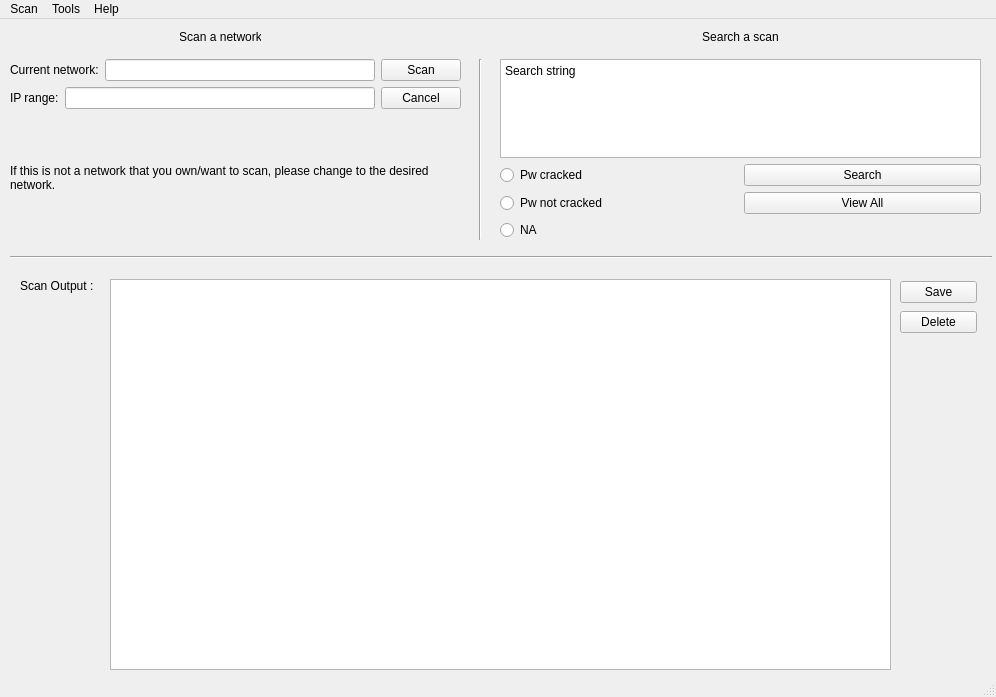
<?xml version="1.0" encoding="UTF-8"?>
<ui version="4.0">
 <class>Peruse</class>
 <widget class="QMainWindow" name="Peruse">
  <property name="geometry">
   <rect>
    <x>0</x>
    <y>0</y>
    <width>996</width>
    <height>697</height>
   </rect>
  </property>
  <property name="windowTitle">
   <string>MainWindow</string>
  </property>
  <property name="styleSheet">
   <string notr="true"/>
  </property>
  <widget class="QWidget" name="centralwidget">
   <widget class="Line" name="horizontal_line_1">
    <property name="geometry">
     <rect>
      <x>10</x>
      <y>230</y>
      <width>982</width>
      <height>16</height>
     </rect>
    </property>
    <property name="orientation">
     <enum>Qt::Horizontal</enum>
    </property>
   </widget>
   <widget class="QTextBrowser" name="scan_output_text_browser">
    <property name="geometry">
     <rect>
      <x>110</x>
      <y>260</y>
      <width>781</width>
      <height>391</height>
     </rect>
    </property>
   </widget>
   <widget class="QLabel" name="scan_output_label">
    <property name="geometry">
     <rect>
      <x>20</x>
      <y>260</y>
      <width>81</width>
      <height>21</height>
     </rect>
    </property>
    <property name="text">
     <string>Scan Output :</string>
    </property>
    <property name="alignment">
     <set>Qt::AlignLeading|Qt::AlignLeft|Qt::AlignTop</set>
    </property>
   </widget>
   <widget class="Line" name="vertical_line_1">
    <property name="geometry">
     <rect>
      <x>470</x>
      <y>40</y>
      <width>20</width>
      <height>181</height>
     </rect>
    </property>
    <property name="orientation">
     <enum>Qt::Vertical</enum>
    </property>
   </widget>
   <widget class="QLabel" name="scan_title_label">
    <property name="geometry">
     <rect>
      <x>180</x>
      <y>10</y>
      <width>81</width>
      <height>16</height>
     </rect>
    </property>
    <property name="text">
     <string>Scan a network</string>
    </property>
    <property name="alignment">
     <set>Qt::AlignCenter</set>
    </property>
   </widget>
   <widget class="QLabel" name="search_title_label">
    <property name="geometry">
     <rect>
      <x>700</x>
      <y>10</y>
      <width>81</width>
      <height>16</height>
     </rect>
    </property>
    <property name="text">
     <string>Search a scan</string>
    </property>
    <property name="alignment">
     <set>Qt::AlignCenter</set>
    </property>
   </widget>
   <widget class="QWidget" name="">
    <property name="geometry">
     <rect>
      <x>500</x>
      <y>40</y>
      <width>481</width>
      <height>181</height>
     </rect>
    </property>
    <layout class="QGridLayout" name="gridLayout">
     <item row="1" column="0">
      <widget class="QRadioButton" name="radioButton">
       <property name="text">
        <string>Pw cracked</string>
       </property>
      </widget>
     </item>
     <item row="3" column="0">
      <widget class="QRadioButton" name="radioButton_3">
       <property name="text">
        <string>NA</string>
       </property>
      </widget>
     </item>
     <item row="2" column="0">
      <widget class="QRadioButton" name="radioButton_2">
       <property name="text">
        <string>Pw not cracked</string>
       </property>
      </widget>
     </item>
     <item row="0" column="0" colspan="2">
      <widget class="QTextEdit" name="textEdit">
       <property name="html">
        <string>&lt;!DOCTYPE HTML PUBLIC &quot;-//W3C//DTD HTML 4.0//EN&quot; &quot;http://www.w3.org/TR/REC-html40/strict.dtd&quot;&gt;
&lt;html&gt;&lt;head&gt;&lt;meta name=&quot;qrichtext&quot; content=&quot;1&quot; /&gt;&lt;meta charset=&quot;utf-8&quot; /&gt;&lt;style type=&quot;text/css&quot;&gt;
p, li { white-space: pre-wrap; }
hr { height: 1px; border-width: 0; }
li.unchecked::marker { content: &quot;\2610&quot;; }
li.checked::marker { content: &quot;\2612&quot;; }
&lt;/style&gt;&lt;/head&gt;&lt;body style=&quot; font-family:'Segoe UI'; font-size:9pt; font-weight:400; font-style:normal;&quot;&gt;
&lt;p style=&quot; margin-top:0px; margin-bottom:0px; margin-left:0px; margin-right:0px; -qt-block-indent:0; text-indent:0px;&quot;&gt;Search string&lt;/p&gt;&lt;/body&gt;&lt;/html&gt;</string>
       </property>
      </widget>
     </item>
     <item row="2" column="1">
      <widget class="QPushButton" name="view_all_button">
       <property name="text">
        <string>View All</string>
       </property>
      </widget>
     </item>
     <item row="1" column="1">
      <widget class="QPushButton" name="search_button">
       <property name="text">
        <string>Search</string>
       </property>
      </widget>
     </item>
    </layout>
   </widget>
   <widget class="QWidget" name="">
    <property name="geometry">
     <rect>
      <x>10</x>
      <y>40</y>
      <width>451</width>
      <height>181</height>
     </rect>
    </property>
    <layout class="QVBoxLayout" name="verticalLayout">
     <item>
      <layout class="QHBoxLayout" name="horizontalLayout">
       <item>
        <widget class="QLabel" name="current_network_label">
         <property name="text">
          <string>Current network:</string>
         </property>
        </widget>
       </item>
       <item>
        <widget class="QLineEdit" name="current_network_lineEdit">
         <property name="readOnly">
          <bool>true</bool>
         </property>
        </widget>
       </item>
       <item>
        <widget class="QPushButton" name="scan_button">
         <property name="text">
          <string>Scan</string>
         </property>
        </widget>
       </item>
      </layout>
     </item>
     <item>
      <layout class="QHBoxLayout" name="horizontalLayout_2">
       <item>
        <widget class="QLabel" name="ip_range_label">
         <property name="text">
          <string>IP range:</string>
         </property>
        </widget>
       </item>
       <item>
        <widget class="QLineEdit" name="ip_range_lineEdit">
         <property name="readOnly">
          <bool>true</bool>
         </property>
        </widget>
       </item>
       <item>
        <widget class="QPushButton" name="cancel_button">
         <property name="text">
          <string>Cancel</string>
         </property>
        </widget>
       </item>
      </layout>
     </item>
     <item>
      <widget class="QLabel" name="network_tip_label">
       <property name="text">
        <string>If this is not a network that you own/want to scan, please change to the desired network.</string>
       </property>
       <property name="wordWrap">
        <bool>true</bool>
       </property>
      </widget>
     </item>
    </layout>
   </widget>
   <widget class="QWidget" name="">
    <property name="geometry">
     <rect>
      <x>900</x>
      <y>260</y>
      <width>77</width>
      <height>56</height>
     </rect>
    </property>
    <layout class="QVBoxLayout" name="verticalLayout_2">
     <item>
      <widget class="QPushButton" name="save_button">
       <property name="text">
        <string>Save</string>
       </property>
      </widget>
     </item>
     <item>
      <widget class="QPushButton" name="delete_button">
       <property name="text">
        <string>Delete</string>
       </property>
      </widget>
     </item>
    </layout>
   </widget>
  </widget>
  <widget class="QMenuBar" name="menubar">
   <property name="geometry">
    <rect>
     <x>0</x>
     <y>0</y>
     <width>996</width>
     <height>22</height>
    </rect>
   </property>
   <widget class="QMenu" name="menuScan">
    <property name="title">
     <string>Scan</string>
    </property>
    <addaction name="actionQuit"/>
   </widget>
   <widget class="QMenu" name="menuTools">
    <property name="title">
     <string>Tools</string>
    </property>
    <addaction name="actionSearch"/>
    <addaction name="actionFilter"/>
   </widget>
   <widget class="QMenu" name="menuHelp">
    <property name="title">
     <string>Help</string>
    </property>
    <addaction name="actionAbout"/>
    <addaction name="actionAbout_QT"/>
   </widget>
   <addaction name="menuScan"/>
   <addaction name="menuTools"/>
   <addaction name="menuHelp"/>
  </widget>
  <widget class="QStatusBar" name="statusbar"/>
  <action name="actionQuit">
   <property name="text">
    <string>Quit</string>
   </property>
  </action>
  <action name="actionSearch">
   <property name="text">
    <string>Search</string>
   </property>
  </action>
  <action name="actionFilter">
   <property name="text">
    <string>Filter</string>
   </property>
  </action>
  <action name="actionAbout">
   <property name="text">
    <string>About Peruse</string>
   </property>
  </action>
  <action name="actionAbout_QT">
   <property name="text">
    <string>About QT</string>
   </property>
  </action>
 </widget>
 <resources/>
 <connections/>
</ui>
